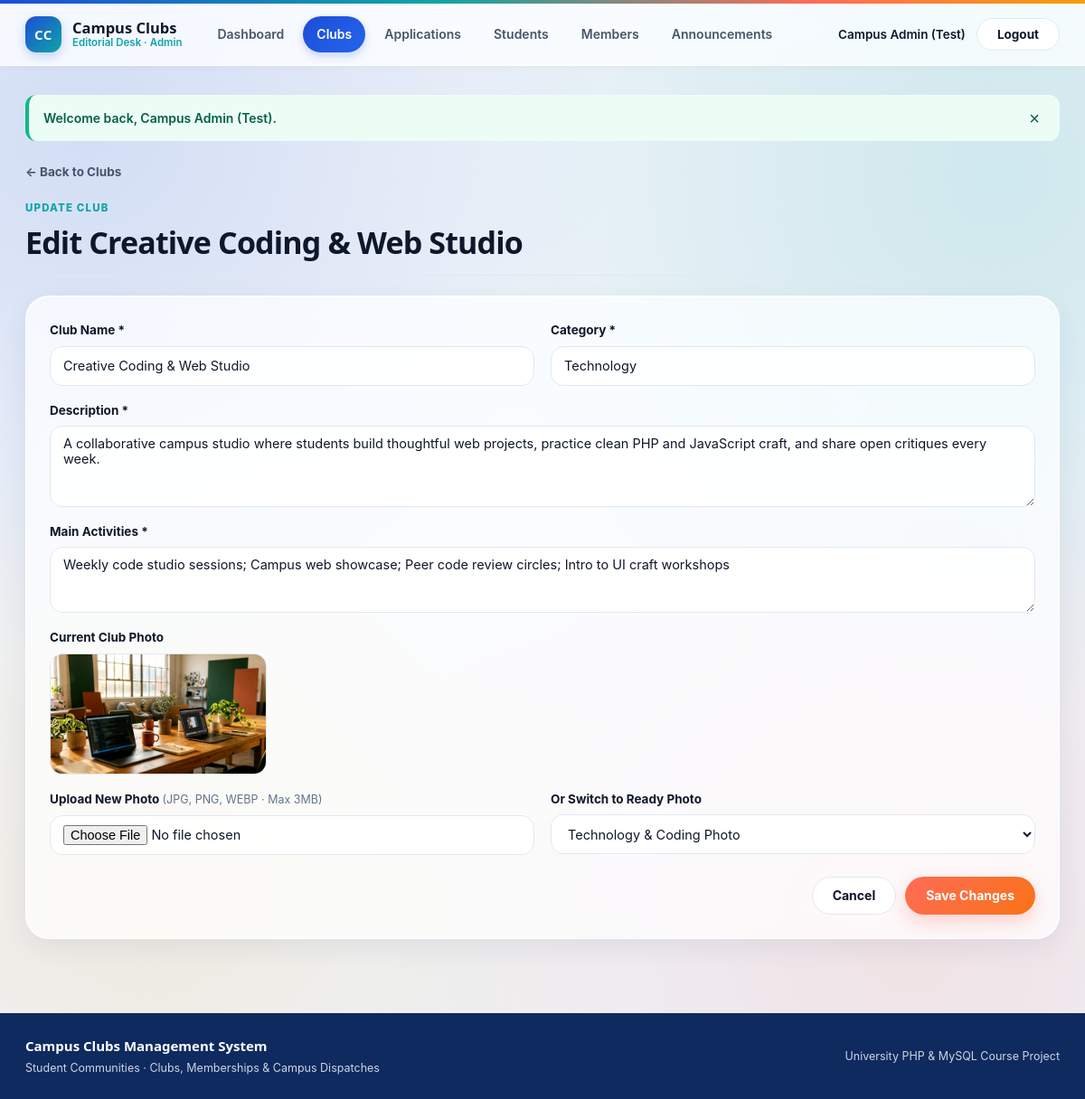
The page /admin/edit_club.php?id=1 (signed in) on the database its author committed.
### tables this page shows
CREATE TABLE `clubs` (
    `id` INT UNSIGNED NOT NULL AUTO_INCREMENT,
    `name` VARCHAR(140) NOT NULL,
    `description` TEXT NOT NULL,
    `category` VARCHAR(80) NOT NULL,
    `activities` TEXT NOT NULL,
    `image` VARCHAR(255) DEFAULT 'images/club-tech.jpg',
    `created_at` TIMESTAMP NOT NULL DEFAULT CURRENT_TIMESTAMP,
    PRIMARY KEY (`id`),
    UNIQUE KEY `uq_clubs_name` (`name`),
    KEY `idx_clubs_category` (`category`)
);

### db.php (called while the page is built, shortened)
<?php
function e($value): string
{
    return htmlspecialchars((string) ($value ?? ''), ENT_QUOTES, 'UTF-8');
}
function club_image_options(): array
{
    return [
        'images/club-tech.jpg'       => 'Technology & Coding Photo',
        'images/club-design.jpg'     => 'Arts & Editorial Design Photo',
        'images/club-culture.jpg'    => 'Literature & Culture Photo',
        'images/club-community.jpg'  => 'Community & Volunteering Photo',
        'images/club-leadership.jpg' => 'Entrepreneurship & Leadership Photo',
    ];
}

### admin/edit_club.php (the view, shortened to what this page needs)
<?php
require_once '../db.php';
$id = isset($_REQUEST['id']) ? (int) $_REQUEST['id'] : 0;
$stmt = $pdo->prepare('SELECT * FROM clubs WHERE id = :id LIMIT 1');
$stmt->execute([':id' => $id]);
$club = $stmt->fetch();
$images      = club_image_options();
$name        = $club['name'];
$category    = $club['category'];
$description = $club['description'];
$activities  = $club['activities'];
$image       = $club['image'] ?: 'images/club-tech.jpg';
require '../header.php';
?>
<a href="clubs.php" class="back-link">&larr; Back to Clubs</a>
<section class="editorial-masthead compact">
    <div>
        <span class="kicker">Update Club</span>
        <h1 class="display-title">Edit <?= e($club['name']) ?></h1>
    </div>
</section>
<section class="surface-block form-container">
    <form method="post" action="edit_club.php" enctype="multipart/form-data" class="form-stack">
        <div class="form-row-2">
            <div class="field">
                <label for="name">Club Name *</label>
                <input type="text" id="name" name="name" value="<?= e($name) ?>" required>
            </div>
            <div class="field">
                <label for="category">Category *</label>
                <input type="text" id="category" name="category" value="<?= e($category) ?>" required>
            </div>
        </div>
        <div class="field">
            <label for="description">Description *</label>
            <textarea id="description" name="description" rows="4" required><?= e($description) ?></textarea>
        </div>
        <div class="field">
            <label for="activities">Main Activities *</label>
            <textarea id="activities" name="activities" rows="3" required><?= e($activities) ?></textarea>
        </div>
        <div class="field">
            <label>Current Club Photo</label>
            <img src="../<?= e($image) ?>" alt="<?= e($name) ?>" style="max-width: 240px; border-radius: 14px; border: 1px solid var(--border);">
        </div>
        <div class="form-row-2">
            <div class="field">
                <label for="image_file">Upload New Photo <span class="hint-inline">(JPG, PNG, WEBP · Max 3MB)</span></label>
                <input type="file" id="image_file" name="image_file" accept=".jpg,.jpeg,.png,.webp,image/jpeg,image/png,image/webp">
            </div>
            <div class="field">
                <label for="image">Or Switch to Ready Photo</label>
                <select id="image" name="image">
                    <?php foreach ($images as $path => $label): ?>
                        <option value="<?= e($path) ?>"<?= $image === $path ? ' selected' : '' ?>><?= e($label) ?></option>
                    <?php endforeach; ?>
                </select>
            </div>
        </div>
        <div class="form-actions">
            <a href="clubs.php" class="btn btn-outline">Cancel</a>
            <button type="submit" class="btn btn-primary">Save Changes</button>
        </div>
    </form>
</section>
<?php require '../footer.php'; ?>

### rows shown on the page
clubs: name "Creative Coding & Web Studio", category "Technology", description "A collaborative campus studio where students build thoughtful web projects, practice clean PHP and JavaScript craft, and share open critiques every week.", activities "Weekly code studio sessions; Campus web showcase; Peer code review circles; Intro to UI craft workshops", image (picture), image "Technology & Coding Photo"

### other values the page prints
$user_name "Campus Admin (Test)"
$flash['message'] "Welcome back, Campus Admin (Test)."
